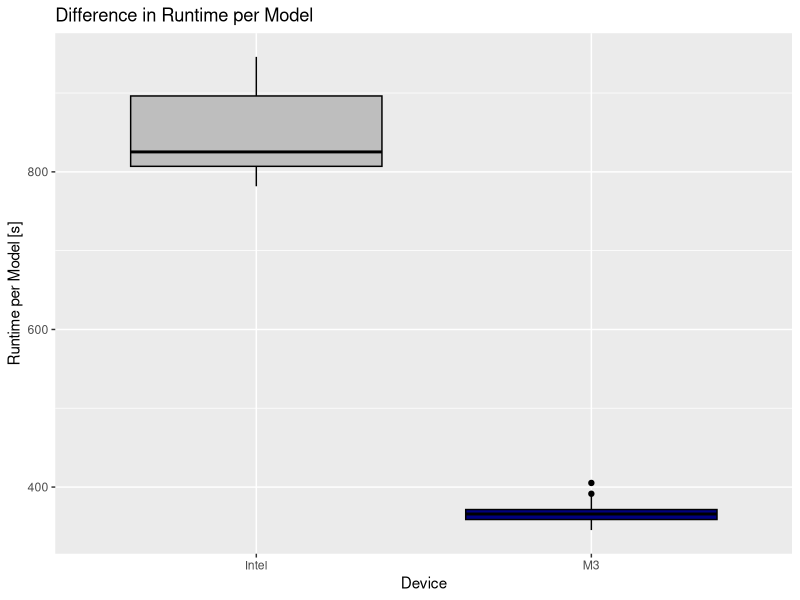
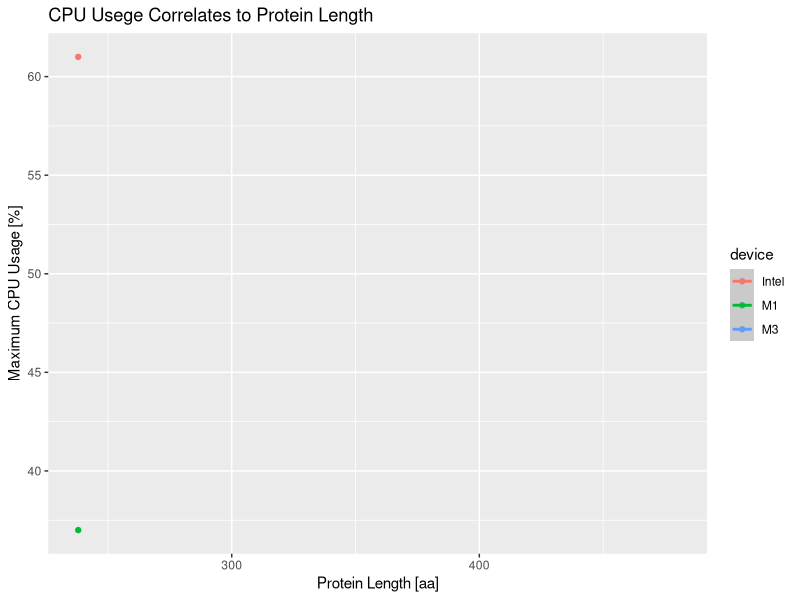
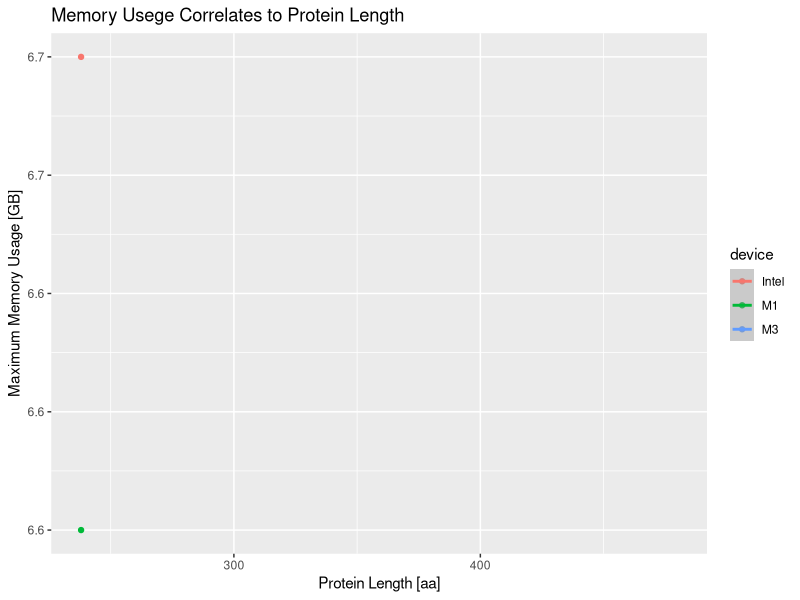

Recreate these plots in R, in order.
# ColabFold AlphaFold2 on Apple Silicon

# Difference in Runtime per Model ----
df_Intel_gfp_duration <- data.frame(run_one=c(896.3, 868.2, 803.8, 781.7, 793.5), run_two=c(945.9, 899.9, 825.3, 807.0, 812.0), run_three=c( 921.3, 893.5, 815.6, NA, NA)) # seconds
df_M1_gfp_duration <- data.frame(run_one=c(), run_two=c(), run_three=c()) # seconds
df_M3_gfp_duration <- data.frame(run_one=c(366.7, 373.6, 346.7, 347.4, 345.4), run_two=c(388.7, 405.2, 365.1, 358.5, 359.1), run_three=c(369.3, 391.5, 365.8, 360.0, 368.0)) # seconds

Intel_gfp_duration <- c(df_Intel_gfp_duration$run_one, df_Intel_gfp_duration$run_two, df_Intel_gfp_duration$run_three)
M1_gfp_duration <- c(df_M1_gfp_duration$run_one, df_M1_gfp_duration$run_two, df_M1_gfp_duration$run_three)
M3_gfp_duration <- c(df_M3_gfp_duration$run_one, df_M3_gfp_duration$run_two, df_M3_gfp_duration$run_three)
mean(M3_gfp_duration)

df_device_runtime <- data.frame(device = c (rep("Intel", length(Intel_gfp_duration)), 
                                            rep("M1", length(M1_gfp_duration)), 
                                            rep("M3", length(M3_gfp_duration))
                                            ), 
                                runtime=c(Intel_gfp_duration, M1_gfp_duration, M3_gfp_duration)
                                )
df_device_runtime

# ggplot2 boxplot
install.packages("ggplot2")
library(ggplot2)
ggplot(df_device_runtime, aes(device, runtime, fill = device)) + # fill = group
  geom_boxplot(color="black") +
  labs(x="Device", y="Runtime per Model [s]", title="Difference in Runtime per Model") + # adds lables
  scale_fill_manual(values = c("Intel"="grey", "M1"="skyblue", "M3"="navy")) + # adds colour fil by group
  theme(legend.position = "none") # position or remove legend
# Difference in CPU and RAM usage Protein Length and Device ----

df_CPU_RAM <- data.frame(device = c(rep("Intel", 2), rep("M1", 2), rep("M3", 2)), # rep amount of proteins used
                         protein_name = c(rep(c("GFP", "AKT"),3)),
                         protein_species = c(rep(c("AEQVI", "HUMAN"),3)),
                         protein_length = c(rep(c(238,480), 3)),
                         max_CPU_Intel_M1_M3 = c(61,NA,37,NA,NA,NA), # all Intel, then all M1, then all M3
                         max_RAM_Intel_M1_M3 = c(6.7,NA,6.6,NA,NA,NA)) # all Intel, then all M1, then all M3
df_CPU_RAM

# ggplot2 scatterplot CPU
ggplot(data=df_CPU_RAM, aes(protein_length, max_CPU_Intel_M1_M3, color=device)) + 
  geom_point() + # adds scatter
  geom_smooth(method="lm") + # adds linear regression line
  labs(x="Protein Length [aa]", y="Maximum CPU Usage [%]", title="CPU Usege Correlates to Protein Length") # adds lables

# ggplot2 scatterplot RAM
ggplot(data=df_CPU_RAM, aes(protein_length, max_RAM_Intel_M1_M3, color=device)) + 
  geom_point() + # adds scatter
  geom_smooth(method="lm") + # adds linear regression line
  labs(x="Protein Length [aa]", y="Maximum Memory Usage [GB]", title="Memory Usege Correlates to Protein Length") + # adds lables
  scale_y_continuous(labels = scales::number_format(accuracy = 0.1))
